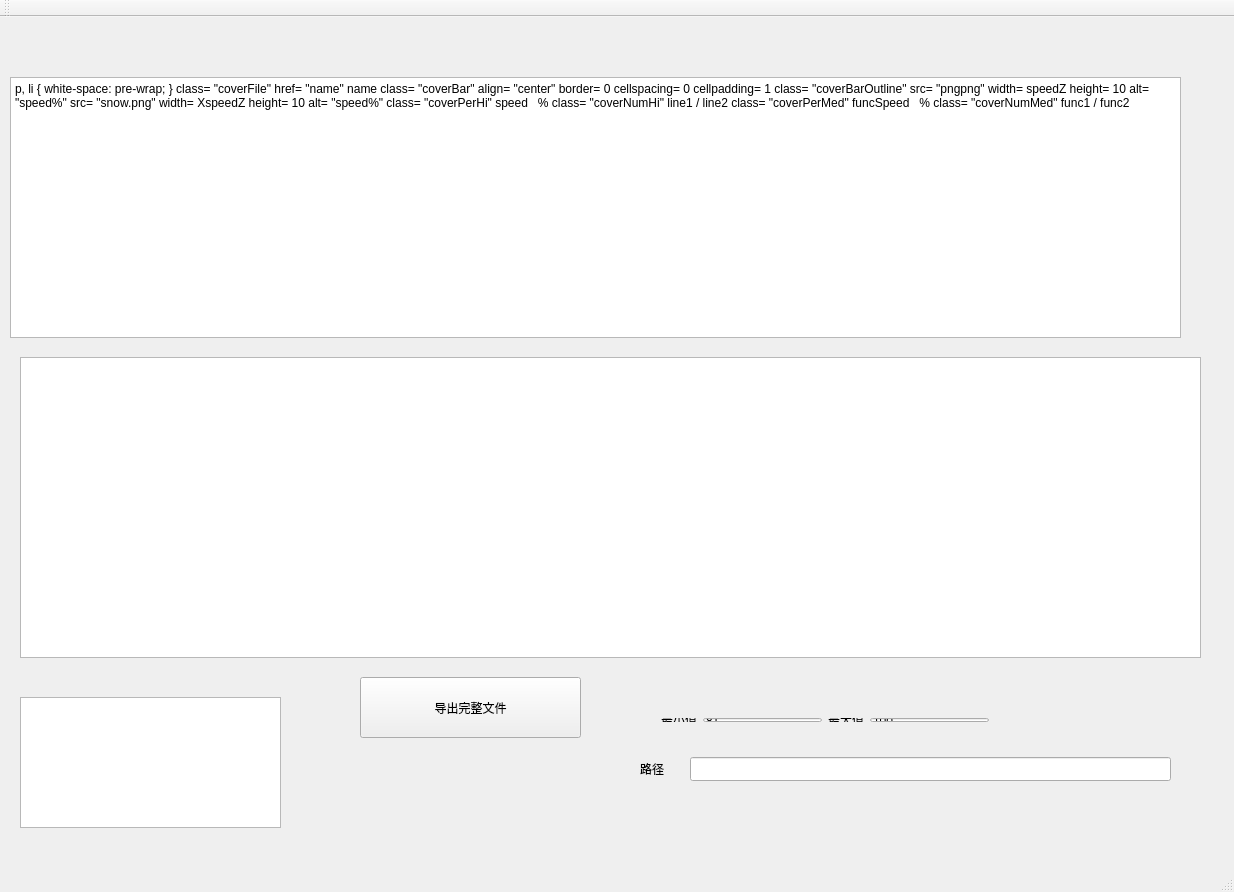
<?xml version="1.0" encoding="UTF-8"?>
<ui version="4.0">
 <class>MainWindow</class>
 <widget class="QMainWindow" name="MainWindow">
  <property name="geometry">
   <rect>
    <x>0</x>
    <y>0</y>
    <width>1234</width>
    <height>892</height>
   </rect>
  </property>
  <property name="windowTitle">
   <string>MainWindow</string>
  </property>
  <widget class="QWidget" name="centralWidget">
   <widget class="QTextEdit" name="textEdit">
    <property name="geometry">
     <rect>
      <x>10</x>
      <y>60</y>
      <width>1171</width>
      <height>261</height>
     </rect>
    </property>
    <property name="html">
     <string>&lt;!DOCTYPE HTML PUBLIC &quot;-//W3C//DTD HTML 4.0//EN&quot; &quot;http://www.w3.org/TR/REC-html40/strict.dtd&quot;&gt;
&lt;html&gt;&lt;head&gt;&lt;meta name=&quot;qrichtext&quot; content=&quot;1&quot; /&gt;&lt;style type=&quot;text/css&quot;&gt;
p, li { white-space: pre-wrap; }
&lt;/style&gt;&lt;/head&gt;&lt;body style=&quot; font-family:'.AppleSystemUIFont'; font-size:13pt; font-weight:400; font-style:normal;&quot;&gt;
&lt;p style=&quot; margin-top:0px; margin-bottom:0px; margin-left:0px; margin-right:0px; -qt-block-indent:0; text-indent:0px;&quot;&gt;&lt;span style=&quot; color:#bec0c2;&quot;&gt;    &lt;/span&gt;&lt;span style=&quot; color:#347cb4;&quot;&gt;&amp;lt;tr&amp;gt;&lt;/span&gt;&lt;/p&gt;
&lt;p style=&quot; margin-top:0px; margin-bottom:0px; margin-left:0px; margin-right:0px; -qt-block-indent:0; text-indent:0px;&quot;&gt;&lt;span style=&quot; font-family:'.AppleSystemUIFontMonospaced'; color:#bec0c2;&quot;&gt;      &lt;/span&gt;&lt;span style=&quot; font-family:'.AppleSystemUIFontMonospaced'; color:#347cb4;&quot;&gt;&amp;lt;td&lt;/span&gt;&lt;span style=&quot; font-family:'.AppleSystemUIFontMonospaced'; color:#bec0c2;&quot;&gt; &lt;/span&gt;&lt;span style=&quot; font-family:'.AppleSystemUIFontMonospaced';&quot;&gt;class=&lt;/span&gt;&lt;span style=&quot; font-family:'.AppleSystemUIFontMonospaced'; color:#686c66;&quot;&gt;&amp;quot;coverFile&amp;quot;&lt;/span&gt;&lt;span style=&quot; font-family:'.AppleSystemUIFontMonospaced'; color:#347cb4;&quot;&gt;&amp;gt;&amp;lt;a&lt;/span&gt;&lt;span style=&quot; font-family:'.AppleSystemUIFontMonospaced'; color:#bec0c2;&quot;&gt; &lt;/span&gt;&lt;span style=&quot; font-family:'.AppleSystemUIFontMonospaced';&quot;&gt;href=&lt;/span&gt;&lt;span style=&quot; font-family:'.AppleSystemUIFontMonospaced'; color:#686c66;&quot;&gt;&amp;quot;name&amp;quot;&lt;/span&gt;&lt;span style=&quot; font-family:'.AppleSystemUIFontMonospaced'; color:#347cb4;&quot;&gt;&amp;gt;&lt;/span&gt;&lt;span style=&quot; font-family:'.AppleSystemUIFontMonospaced';&quot;&gt;name&lt;/span&gt;&lt;span style=&quot; font-family:'.AppleSystemUIFontMonospaced'; color:#347cb4;&quot;&gt;&amp;lt;/a&amp;gt;&amp;lt;/td&amp;gt;&lt;/span&gt;&lt;/p&gt;
&lt;p style=&quot; margin-top:0px; margin-bottom:0px; margin-left:0px; margin-right:0px; -qt-block-indent:0; text-indent:0px;&quot;&gt;&lt;span style=&quot; font-family:'.AppleSystemUIFontMonospaced'; color:#bec0c2;&quot;&gt;      &lt;/span&gt;&lt;span style=&quot; font-family:'.AppleSystemUIFontMonospaced'; color:#347cb4;&quot;&gt;&amp;lt;td&lt;/span&gt;&lt;span style=&quot; font-family:'.AppleSystemUIFontMonospaced'; color:#bec0c2;&quot;&gt; &lt;/span&gt;&lt;span style=&quot; font-family:'.AppleSystemUIFontMonospaced';&quot;&gt;class=&lt;/span&gt;&lt;span style=&quot; font-family:'.AppleSystemUIFontMonospaced'; color:#686c66;&quot;&gt;&amp;quot;coverBar&amp;quot;&lt;/span&gt;&lt;span style=&quot; font-family:'.AppleSystemUIFontMonospaced'; color:#bec0c2;&quot;&gt; &lt;/span&gt;&lt;span style=&quot; font-family:'.AppleSystemUIFontMonospaced';&quot;&gt;align=&lt;/span&gt;&lt;span style=&quot; font-family:'.AppleSystemUIFontMonospaced'; color:#686c66;&quot;&gt;&amp;quot;center&amp;quot;&lt;/span&gt;&lt;span style=&quot; font-family:'.AppleSystemUIFontMonospaced'; color:#347cb4;&quot;&gt;&amp;gt;&lt;/span&gt;&lt;/p&gt;
&lt;p style=&quot; margin-top:0px; margin-bottom:0px; margin-left:0px; margin-right:0px; -qt-block-indent:0; text-indent:0px;&quot;&gt;&lt;span style=&quot; font-family:'.AppleSystemUIFontMonospaced'; color:#bec0c2;&quot;&gt;        &lt;/span&gt;&lt;span style=&quot; font-family:'.AppleSystemUIFontMonospaced'; color:#347cb4;&quot;&gt;&amp;lt;table&lt;/span&gt;&lt;span style=&quot; font-family:'.AppleSystemUIFontMonospaced'; color:#bec0c2;&quot;&gt; &lt;/span&gt;&lt;span style=&quot; font-family:'.AppleSystemUIFontMonospaced';&quot;&gt;border=&lt;/span&gt;&lt;span style=&quot; font-family:'.AppleSystemUIFontMonospaced'; color:#686c66;&quot;&gt;0&lt;/span&gt;&lt;span style=&quot; font-family:'.AppleSystemUIFontMonospaced'; color:#bec0c2;&quot;&gt; &lt;/span&gt;&lt;span style=&quot; font-family:'.AppleSystemUIFontMonospaced';&quot;&gt;cellspacing=&lt;/span&gt;&lt;span style=&quot; font-family:'.AppleSystemUIFontMonospaced'; color:#686c66;&quot;&gt;0&lt;/span&gt;&lt;span style=&quot; font-family:'.AppleSystemUIFontMonospaced'; color:#bec0c2;&quot;&gt; &lt;/span&gt;&lt;span style=&quot; font-family:'.AppleSystemUIFontMonospaced';&quot;&gt;cellpadding=&lt;/span&gt;&lt;span style=&quot; font-family:'.AppleSystemUIFontMonospaced'; color:#686c66;&quot;&gt;1&lt;/span&gt;&lt;span style=&quot; font-family:'.AppleSystemUIFontMonospaced'; color:#347cb4;&quot;&gt;&amp;gt;&amp;lt;tr&amp;gt;&amp;lt;td&lt;/span&gt;&lt;span style=&quot; font-family:'.AppleSystemUIFontMonospaced'; color:#bec0c2;&quot;&gt; &lt;/span&gt;&lt;span style=&quot; font-family:'.AppleSystemUIFontMonospaced';&quot;&gt;class=&lt;/span&gt;&lt;span style=&quot; font-family:'.AppleSystemUIFontMonospaced'; color:#686c66;&quot;&gt;&amp;quot;coverBarOutline&amp;quot;&lt;/span&gt;&lt;span style=&quot; font-family:'.AppleSystemUIFontMonospaced'; color:#347cb4;&quot;&gt;&amp;gt;&amp;lt;img&lt;/span&gt;&lt;span style=&quot; font-family:'.AppleSystemUIFontMonospaced'; color:#bec0c2;&quot;&gt; &lt;/span&gt;&lt;span style=&quot; font-family:'.AppleSystemUIFontMonospaced';&quot;&gt;src=&lt;/span&gt;&lt;span style=&quot; font-family:'.AppleSystemUIFontMonospaced'; color:#686c66;&quot;&gt;&amp;quot;pngpng&amp;quot;&lt;/span&gt;&lt;span style=&quot; font-family:'.AppleSystemUIFontMonospaced'; color:#bec0c2;&quot;&gt; &lt;/span&gt;&lt;span style=&quot; font-family:'.AppleSystemUIFontMonospaced';&quot;&gt;width=&lt;/span&gt;&lt;span style=&quot; font-family:'.AppleSystemUIFontMonospaced'; color:#686c66;&quot;&gt;speedZ&lt;/span&gt;&lt;span style=&quot; font-family:'.AppleSystemUIFontMonospaced'; color:#bec0c2;&quot;&gt; &lt;/span&gt;&lt;span style=&quot; font-family:'.AppleSystemUIFontMonospaced';&quot;&gt;height=&lt;/span&gt;&lt;span style=&quot; font-family:'.AppleSystemUIFontMonospaced'; color:#686c66;&quot;&gt;10&lt;/span&gt;&lt;span style=&quot; font-family:'.AppleSystemUIFontMonospaced'; color:#bec0c2;&quot;&gt; &lt;/span&gt;&lt;span style=&quot; font-family:'.AppleSystemUIFontMonospaced';&quot;&gt;alt=&lt;/span&gt;&lt;span style=&quot; font-family:'.AppleSystemUIFontMonospaced'; color:#686c66;&quot;&gt;&amp;quot;speed%&amp;quot;&lt;/span&gt;&lt;span style=&quot; font-family:'.AppleSystemUIFontMonospaced'; color:#347cb4;&quot;&gt;&amp;gt;&amp;lt;img&lt;/span&gt;&lt;span style=&quot; font-family:'.AppleSystemUIFontMonospaced'; color:#bec0c2;&quot;&gt; &lt;/span&gt;&lt;span style=&quot; font-family:'.AppleSystemUIFontMonospaced';&quot;&gt;src=&lt;/span&gt;&lt;span style=&quot; font-family:'.AppleSystemUIFontMonospaced'; color:#686c66;&quot;&gt;&amp;quot;snow.png&amp;quot;&lt;/span&gt;&lt;span style=&quot; font-family:'.AppleSystemUIFontMonospaced'; color:#bec0c2;&quot;&gt; &lt;/span&gt;&lt;span style=&quot; font-family:'.AppleSystemUIFontMonospaced';&quot;&gt;width=&lt;/span&gt;&lt;span style=&quot; font-family:'.AppleSystemUIFontMonospaced'; color:#686c66;&quot;&gt;XspeedZ&lt;/span&gt;&lt;span style=&quot; font-family:'.AppleSystemUIFontMonospaced'; color:#bec0c2;&quot;&gt; &lt;/span&gt;&lt;span style=&quot; font-family:'.AppleSystemUIFontMonospaced';&quot;&gt;height=&lt;/span&gt;&lt;span style=&quot; font-family:'.AppleSystemUIFontMonospaced'; color:#686c66;&quot;&gt;10&lt;/span&gt;&lt;span style=&quot; font-family:'.AppleSystemUIFontMonospaced'; color:#bec0c2;&quot;&gt; &lt;/span&gt;&lt;span style=&quot; font-family:'.AppleSystemUIFontMonospaced';&quot;&gt;alt=&lt;/span&gt;&lt;span style=&quot; font-family:'.AppleSystemUIFontMonospaced'; color:#686c66;&quot;&gt;&amp;quot;speed%&amp;quot;&lt;/span&gt;&lt;span style=&quot; font-family:'.AppleSystemUIFontMonospaced'; color:#347cb4;&quot;&gt;&amp;gt;&amp;lt;/td&amp;gt;&amp;lt;/tr&amp;gt;&amp;lt;/table&amp;gt;&lt;/span&gt;&lt;/p&gt;
&lt;p style=&quot; margin-top:0px; margin-bottom:0px; margin-left:0px; margin-right:0px; -qt-block-indent:0; text-indent:0px;&quot;&gt;&lt;span style=&quot; font-family:'.AppleSystemUIFontMonospaced'; color:#bec0c2;&quot;&gt;      &lt;/span&gt;&lt;span style=&quot; font-family:'.AppleSystemUIFontMonospaced'; color:#347cb4;&quot;&gt;&amp;lt;/td&amp;gt;&lt;/span&gt;&lt;/p&gt;
&lt;p style=&quot; margin-top:0px; margin-bottom:0px; margin-left:0px; margin-right:0px; -qt-block-indent:0; text-indent:0px;&quot;&gt;&lt;span style=&quot; font-family:'.AppleSystemUIFontMonospaced'; color:#bec0c2;&quot;&gt;      &lt;/span&gt;&lt;span style=&quot; font-family:'.AppleSystemUIFontMonospaced'; color:#347cb4;&quot;&gt;&amp;lt;td&lt;/span&gt;&lt;span style=&quot; font-family:'.AppleSystemUIFontMonospaced'; color:#bec0c2;&quot;&gt; &lt;/span&gt;&lt;span style=&quot; font-family:'.AppleSystemUIFontMonospaced';&quot;&gt;class=&lt;/span&gt;&lt;span style=&quot; font-family:'.AppleSystemUIFontMonospaced'; color:#686c66;&quot;&gt;&amp;quot;coverPerHi&amp;quot;&lt;/span&gt;&lt;span style=&quot; font-family:'.AppleSystemUIFontMonospaced'; color:#347cb4;&quot;&gt;&amp;gt;&lt;/span&gt;&lt;span style=&quot; font-family:'.AppleSystemUIFontMonospaced';&quot;&gt;speed&lt;/span&gt;&lt;span style=&quot; font-family:'.AppleSystemUIFontMonospaced'; color:#8a602c;&quot;&gt;&amp;amp;nbsp;&lt;/span&gt;&lt;span style=&quot; font-family:'.AppleSystemUIFontMonospaced';&quot;&gt;%&lt;/span&gt;&lt;span style=&quot; font-family:'.AppleSystemUIFontMonospaced'; color:#347cb4;&quot;&gt;&amp;lt;/td&amp;gt;&lt;/span&gt;&lt;/p&gt;
&lt;p style=&quot; margin-top:0px; margin-bottom:0px; margin-left:0px; margin-right:0px; -qt-block-indent:0; text-indent:0px;&quot;&gt;&lt;span style=&quot; font-family:'.AppleSystemUIFontMonospaced'; color:#bec0c2;&quot;&gt;      &lt;/span&gt;&lt;span style=&quot; font-family:'.AppleSystemUIFontMonospaced'; color:#347cb4;&quot;&gt;&amp;lt;td&lt;/span&gt;&lt;span style=&quot; font-family:'.AppleSystemUIFontMonospaced'; color:#bec0c2;&quot;&gt; &lt;/span&gt;&lt;span style=&quot; font-family:'.AppleSystemUIFontMonospaced';&quot;&gt;class=&lt;/span&gt;&lt;span style=&quot; font-family:'.AppleSystemUIFontMonospaced'; color:#686c66;&quot;&gt;&amp;quot;coverNumHi&amp;quot;&lt;/span&gt;&lt;span style=&quot; font-family:'.AppleSystemUIFontMonospaced'; color:#347cb4;&quot;&gt;&amp;gt;&lt;/span&gt;&lt;span style=&quot; font-family:'.AppleSystemUIFontMonospaced';&quot;&gt;line1&lt;/span&gt;&lt;span style=&quot; font-family:'.AppleSystemUIFontMonospaced'; color:#bec0c2;&quot;&gt; &lt;/span&gt;&lt;span style=&quot; font-family:'.AppleSystemUIFontMonospaced';&quot;&gt;/&lt;/span&gt;&lt;span style=&quot; font-family:'.AppleSystemUIFontMonospaced'; color:#bec0c2;&quot;&gt; &lt;/span&gt;&lt;span style=&quot; font-family:'.AppleSystemUIFontMonospaced';&quot;&gt;line2&lt;/span&gt;&lt;span style=&quot; font-family:'.AppleSystemUIFontMonospaced'; color:#347cb4;&quot;&gt;&amp;lt;/td&amp;gt;&lt;/span&gt;&lt;/p&gt;
&lt;p style=&quot; margin-top:0px; margin-bottom:0px; margin-left:0px; margin-right:0px; -qt-block-indent:0; text-indent:0px;&quot;&gt;&lt;span style=&quot; font-family:'.AppleSystemUIFontMonospaced'; color:#bec0c2;&quot;&gt;      &lt;/span&gt;&lt;span style=&quot; font-family:'.AppleSystemUIFontMonospaced'; color:#347cb4;&quot;&gt;&amp;lt;td&lt;/span&gt;&lt;span style=&quot; font-family:'.AppleSystemUIFontMonospaced'; color:#bec0c2;&quot;&gt; &lt;/span&gt;&lt;span style=&quot; font-family:'.AppleSystemUIFontMonospaced';&quot;&gt;class=&lt;/span&gt;&lt;span style=&quot; font-family:'.AppleSystemUIFontMonospaced'; color:#686c66;&quot;&gt;&amp;quot;coverPerMed&amp;quot;&lt;/span&gt;&lt;span style=&quot; font-family:'.AppleSystemUIFontMonospaced'; color:#347cb4;&quot;&gt;&amp;gt;&lt;/span&gt;&lt;span style=&quot; font-family:'.AppleSystemUIFontMonospaced';&quot;&gt;funcSpeed&lt;/span&gt;&lt;span style=&quot; font-family:'.AppleSystemUIFontMonospaced'; color:#8a602c;&quot;&gt;&amp;amp;nbsp;&lt;/span&gt;&lt;span style=&quot; font-family:'.AppleSystemUIFontMonospaced';&quot;&gt;%&lt;/span&gt;&lt;span style=&quot; font-family:'.AppleSystemUIFontMonospaced'; color:#347cb4;&quot;&gt;&amp;lt;/td&amp;gt;&lt;/span&gt;&lt;/p&gt;
&lt;p style=&quot; margin-top:0px; margin-bottom:0px; margin-left:0px; margin-right:0px; -qt-block-indent:0; text-indent:0px;&quot;&gt;&lt;span style=&quot; font-family:'.AppleSystemUIFontMonospaced'; color:#bec0c2;&quot;&gt;      &lt;/span&gt;&lt;span style=&quot; font-family:'.AppleSystemUIFontMonospaced'; color:#347cb4;&quot;&gt;&amp;lt;td&lt;/span&gt;&lt;span style=&quot; font-family:'.AppleSystemUIFontMonospaced'; color:#bec0c2;&quot;&gt; &lt;/span&gt;&lt;span style=&quot; font-family:'.AppleSystemUIFontMonospaced';&quot;&gt;class=&lt;/span&gt;&lt;span style=&quot; font-family:'.AppleSystemUIFontMonospaced'; color:#686c66;&quot;&gt;&amp;quot;coverNumMed&amp;quot;&lt;/span&gt;&lt;span style=&quot; font-family:'.AppleSystemUIFontMonospaced'; color:#347cb4;&quot;&gt;&amp;gt;&lt;/span&gt;&lt;span style=&quot; font-family:'.AppleSystemUIFontMonospaced';&quot;&gt;func1&lt;/span&gt;&lt;span style=&quot; font-family:'.AppleSystemUIFontMonospaced'; color:#bec0c2;&quot;&gt; &lt;/span&gt;&lt;span style=&quot; font-family:'.AppleSystemUIFontMonospaced';&quot;&gt;/&lt;/span&gt;&lt;span style=&quot; font-family:'.AppleSystemUIFontMonospaced'; color:#bec0c2;&quot;&gt; &lt;/span&gt;&lt;span style=&quot; font-family:'.AppleSystemUIFontMonospaced';&quot;&gt;func2&lt;/span&gt;&lt;span style=&quot; font-family:'.AppleSystemUIFontMonospaced'; color:#347cb4;&quot;&gt;&amp;lt;/td&amp;gt;&lt;/span&gt;&lt;/p&gt;
&lt;p style=&quot; margin-top:0px; margin-bottom:0px; margin-left:0px; margin-right:0px; -qt-block-indent:0; text-indent:0px;&quot;&gt;&lt;span style=&quot; font-family:'.AppleSystemUIFontMonospaced'; color:#bec0c2;&quot;&gt;    &lt;/span&gt;&lt;span style=&quot; font-family:'.AppleSystemUIFontMonospaced'; color:#347cb4;&quot;&gt;&amp;lt;/tr&amp;gt;&lt;/span&gt;&lt;/p&gt;&lt;/body&gt;&lt;/html&gt;</string>
    </property>
   </widget>
   <widget class="QPushButton" name="pushButton">
    <property name="geometry">
     <rect>
      <x>360</x>
      <y>660</y>
      <width>221</width>
      <height>61</height>
     </rect>
    </property>
    <property name="text">
     <string>导出完整文件</string>
    </property>
   </widget>
   <widget class="QTextEdit" name="textEdit_2">
    <property name="geometry">
     <rect>
      <x>20</x>
      <y>680</y>
      <width>261</width>
      <height>131</height>
     </rect>
    </property>
   </widget>
   <widget class="QTextEdit" name="textEdit_3">
    <property name="geometry">
     <rect>
      <x>20</x>
      <y>340</y>
      <width>1181</width>
      <height>301</height>
     </rect>
    </property>
   </widget>
   <widget class="QLabel" name="label_3">
    <property name="geometry">
     <rect>
      <x>660</x>
      <y>750</y>
      <width>40</width>
      <height>24</height>
     </rect>
    </property>
    <property name="text">
     <string/>
    </property>
   </widget>
   <widget class="QLineEdit" name="lineEditPath">
    <property name="geometry">
     <rect>
      <x>690</x>
      <y>740</y>
      <width>481</width>
      <height>24</height>
     </rect>
    </property>
    <property name="text">
     <string/>
    </property>
   </widget>
   <widget class="QLabel" name="label_4">
    <property name="geometry">
     <rect>
      <x>640</x>
      <y>740</y>
      <width>40</width>
      <height>24</height>
     </rect>
    </property>
    <property name="text">
     <string>路径</string>
    </property>
   </widget>
   <widget class="QWidget" name="layoutWidget">
    <property name="geometry">
     <rect>
      <x>650</x>
      <y>690</y>
      <width>350</width>
      <height>26</height>
     </rect>
    </property>
    <layout class="QHBoxLayout" name="horizontalLayout">
     <item>
      <widget class="QLabel" name="label">
       <property name="text">
        <string>最小值</string>
       </property>
      </widget>
     </item>
     <item>
      <widget class="QLineEdit" name="lineEditMin">
       <property name="text">
        <string>81</string>
       </property>
      </widget>
     </item>
     <item>
      <widget class="QLabel" name="label_2">
       <property name="text">
        <string>最大值</string>
       </property>
      </widget>
     </item>
     <item>
      <widget class="QLineEdit" name="lineEditMax">
       <property name="text">
        <string>100</string>
       </property>
      </widget>
     </item>
    </layout>
   </widget>
  </widget>
  <widget class="QMenuBar" name="menuBar">
   <property name="geometry">
    <rect>
     <x>0</x>
     <y>0</y>
     <width>1234</width>
     <height>23</height>
    </rect>
   </property>
  </widget>
  <widget class="QToolBar" name="mainToolBar">
   <attribute name="toolBarArea">
    <enum>TopToolBarArea</enum>
   </attribute>
   <attribute name="toolBarBreak">
    <bool>false</bool>
   </attribute>
  </widget>
  <widget class="QStatusBar" name="statusBar"/>
 </widget>
 <layoutdefault spacing="6" margin="11"/>
 <resources/>
 <connections/>
</ui>
